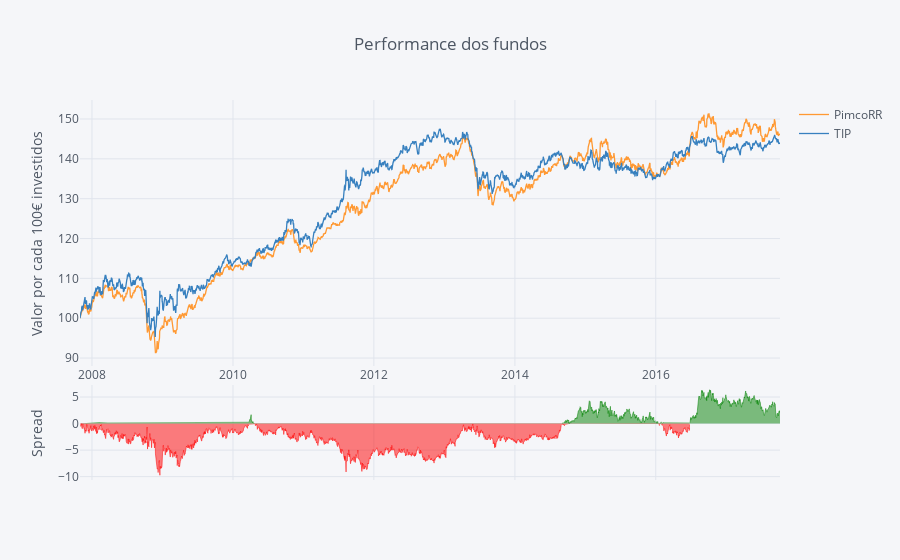

Notebook code cell kept with this figure:
### Code cell
Quotes_df_norm.iplot(kind='spread',yTitle='Valor por cada 100€ investidos', title='Performance dos fundos')

### Figure 1 — Plotly figure (JSON) as saved in the notebook; plotly's stock layout.template omitted (floating-point values rounded to 4 significant figures; data arrays with more than 128 entries replaced by an {"elided": "..."} marker saying what was removed)
{"data": [{"line": {"color": "rgba(255, 153, 51, 1.0)", "dash": "solid", "width": 1.3}, "mode": "lines", "name": "PimcoRR", "text": "", "type": "scatter", "x": {"elided": "2502 str values"}, "y": {"elided": "2502 float values"}}, {"line": {"color": "rgba(55, 128, 191, 1.0)", "dash": "solid", "width": 1.3}, "mode": "lines", "name": "TIP", "text": "", "type": "scatter", "x": {"elided": "2502 str values"}, "y": {"elided": "2502 float values"}}, {"connectgaps": false, "fill": "tozeroy", "line": {"color": "red", "dash": "solid", "width": 0.5}, "mode": "lines", "name": "Spread", "showlegend": false, "type": "scatter", "x": {"elided": "2502 str values"}, "xaxis": "x2", "y": {"elided": "2502 mixed values"}, "yaxis": "y2"}, {"connectgaps": false, "fill": "tozeroy", "line": {"color": "green", "dash": "solid", "width": 0.5}, "mode": "lines", "name": "Spread", "showlegend": false, "type": "scatter", "x": {"elided": "2502 str values"}, "xaxis": "x2", "y": {"elided": "2502 mixed values"}, "yaxis": "y2"}], "layout": {"hovermode": "x", "legend": {"bgcolor": "#F5F6F9", "font": {"color": "#4D5663"}}, "paper_bgcolor": "#F5F6F9", "plot_bgcolor": "#F5F6F9", "title": "Performance dos fundos", "titlefont": {"color": "#4D5663"}, "xaxis1": {"gridcolor": "#E1E5ED", "showgrid": true, "tickfont": {"color": "#4D5663"}, "title": "", "titlefont": {"color": "#4D5663"}, "zerolinecolor": "#E1E5ED"}, "xaxis2": {"anchor": "y2", "gridcolor": "#E1E5ED", "showgrid": true, "showticklabels": false, "tickfont": {"color": "#4D5663"}, "title": "", "titlefont": {"color": "#4D5663"}, "zerolinecolor": "#E1E5ED"}, "yaxis1": {"domain": [0.3, 1], "gridcolor": "#E1E5ED", "showgrid": true, "tickfont": {"color": "#4D5663"}, "title": "Valor por cada 100€ investidos", "titlefont": {"color": "#4D5663"}, "zerolinecolor": "#E1E5ED"}, "yaxis2": {"domain": [0, 0.25], "gridcolor": "#E1E5ED", "showgrid": true, "tickfont": {"color": "#4D5663"}, "title": "Spread", "titlefont": {"color": "#4D5663"}, "zerolinecolor": "#E1E5ED"}}}
